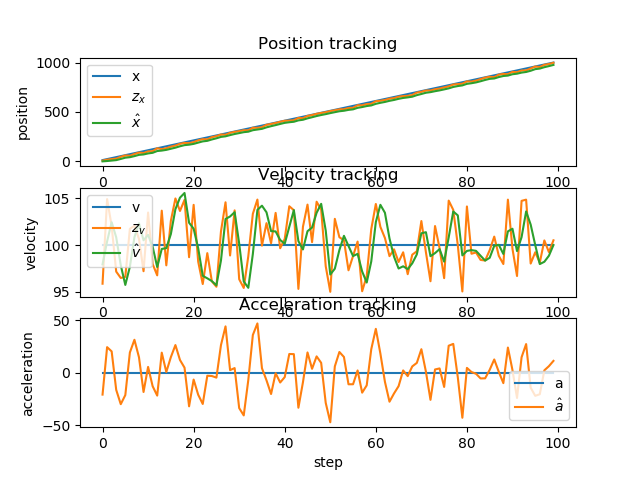

Reproduce this figure in Python.
import time
import os
import sys

import matplotlib.pyplot as plt
import pandas as pd

df = pd.read_csv(sys.argv[1])

plt, axes = plt.subplots(3, 1)
x_plot, v_plot, a_plot = axes

x_plot.plot(df['x'])
x_plot.plot(df['z_x'])
x_plot.plot(df['x_'])
x_plot.legend(['x', '$z_x$', '$\hat{x}$'])
x_plot.set_xlabel('step')
x_plot.set_ylabel('position')
x_plot.set_title('Position tracking')

v_plot.plot(df['v'])
v_plot.plot(df['z_v'])
v_plot.plot(df['v_'])
v_plot.legend(['v', '$z_v$', '$\hat{v}$'])
v_plot.set_xlabel('step')
v_plot.set_ylabel('velocity')
v_plot.set_title('Velocity tracking')

a_plot.plot(df['a'])
a_plot.plot(df['a_'])
a_plot.legend(['a', '$\hat{a}$'])
a_plot.set_xlabel('step')
a_plot.set_ylabel('acceleration')
a_plot.set_title('Acceleration tracking')

plt.savefig(sys.argv[2])
